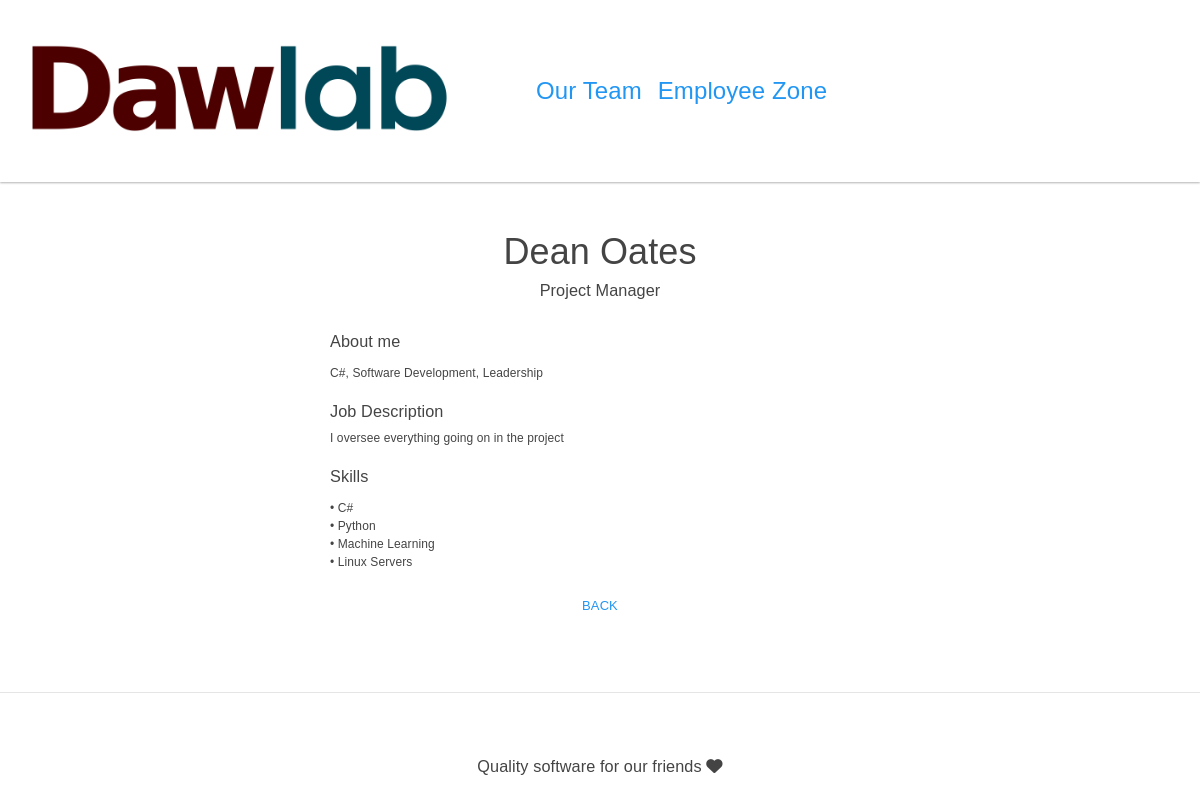
Page /content/11/ on the committed database.
### content/models.py (models this page shows, shortened)
class Employee(models.Model):
    last_name = models.TextField(max_length=20, null=False, blank=False)
    first_name = models.TextField(max_length=20, null=False, blank=False)
    job_title = models.TextField(max_length=20, null=False, blank=False)
    job_description = models.TextField(max_length=1000, null=False, blank=False)
    bio = models.TextField(max_length=1000, null=False, blank=False)
    skills = models.TextField(max_length=1000, null=False, blank=False)
    class Meta:
        unique_together = ('last_name', 'first_name')
        ordering = ('last_name',)

### content/views.py (the view)
# urls.py: url(r'^(?P<pk>\d+)/$', views.team_profile_pages, name='team_profiles'),
def team_profile_pages(request, **kwargs):
    employee = Employee.objects.get(pk=kwargs['pk'])
    return render(request, 'team_profile.html', {'employee': employee})

### content/templates/team_profile.html
{% extends 'contentbase.html' %}
{% load static %}
{% block content %}
    <div class="row">
        <div class="mx-auto mt-5">
            <h1>{{employee.first_name}} {{employee.last_name}}</h1>
        </div>
    </div>
    <div class="row">
        <div class="mx-auto">
            <h5>{{employee.job_title}}</h5>
        </div>
    </div>
    <div class="row">
        <div class="offset-md-3 col-md-6 small mt-4">
            <h5>About me</h5>
            <p>{{employee.bio|linebreaks}}</p>
        </div>
    </div>
    <div class="row">
        <div class="offset-md-3 col-md-6 mt-2 small">
            <h5>Job Description</h5>
            <p>{{employee.job_description}}</p>
        </div>
    </div>
    <div class="row">
        <div class="offset-md-3 col-md-6 mt-2 small">
            <h5>Skills</h5>
            <p>{{employee.skills|linebreaks}}</p>
        </div>
    </div>
    <div class="row">
        <div class="mx-auto">
            <a href="{% url 'team' %}" class="btn btn-link mx-auto">Back</a>
        </div>
    </div>
{% endblock %}

### content/static/base.css (style rules this page uses)
body { font-family: "Arial", Times, serif; font-size:1.5em; }
h1 { font-size:1.5em; }
.small { font-size:.5em; }

### rows in the picture
Employee: first_name "Dean", last_name "Oates", job_title "Project Manager", bio "C#, Software Development, Leadership", job_description "I oversee everything going on in the project", skills "• C# • Python • Machine Learning • Linux Servers"
